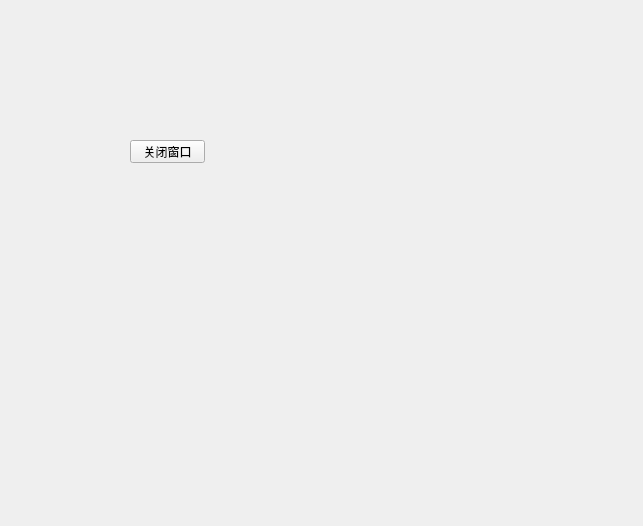
<?xml version="1.0" encoding="UTF-8"?>
<ui version="4.0">
 <class>closeWinBtn</class>
 <widget class="QWidget" name="closeWinBtn">
  <property name="geometry">
   <rect>
    <x>0</x>
    <y>0</y>
    <width>643</width>
    <height>526</height>
   </rect>
  </property>
  <property name="windowTitle">
   <string>Form</string>
  </property>
  <widget class="QPushButton" name="pushButton">
   <property name="geometry">
    <rect>
     <x>130</x>
     <y>140</y>
     <width>75</width>
     <height>23</height>
    </rect>
   </property>
   <property name="text">
    <string>关闭窗口</string>
   </property>
  </widget>
 </widget>
 <resources/>
 <connections>
  <connection>
   <sender>pushButton</sender>
   <signal>clicked()</signal>
   <receiver>closeWinBtn</receiver>
   <slot>close()</slot>
   <hints>
    <hint type="sourcelabel">
     <x>152</x>
     <y>151</y>
    </hint>
    <hint type="destinationlabel">
     <x>185</x>
     <y>194</y>
    </hint>
   </hints>
  </connection>
 </connections>
</ui>
